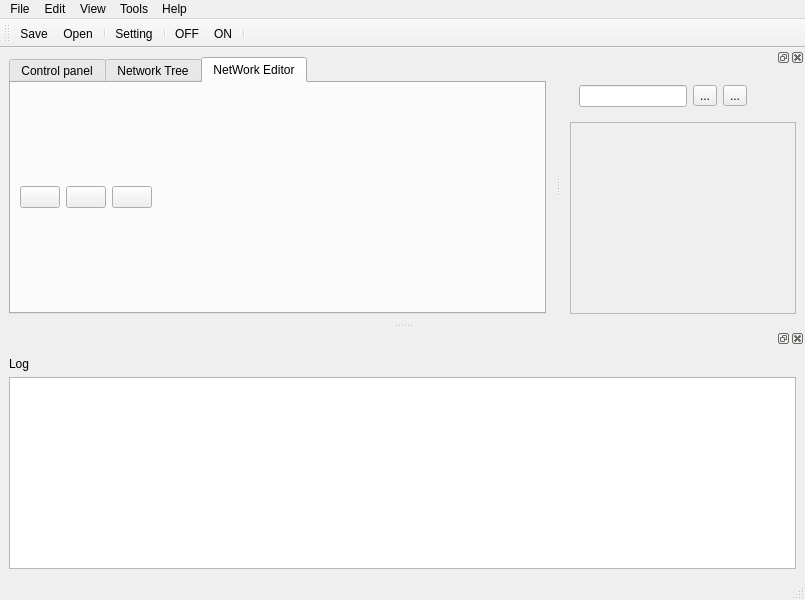
<?xml version="1.0" encoding="UTF-8"?>
<ui version="4.0">
 <class>MainWindow</class>
 <widget class="QMainWindow" name="MainWindow">
  <property name="geometry">
   <rect>
    <x>0</x>
    <y>0</y>
    <width>805</width>
    <height>600</height>
   </rect>
  </property>
  <property name="windowTitle">
   <string>MainWindow</string>
  </property>
  <widget class="QWidget" name="centralwidget">
   <layout class="QGridLayout" name="gridLayout">
    <item row="0" column="0">
     <widget class="QTabWidget" name="tabWidget">
      <property name="maximumSize">
       <size>
        <width>16777215</width>
        <height>16777215</height>
       </size>
      </property>
      <property name="currentIndex">
       <number>2</number>
      </property>
      <widget class="QWidget" name="tab">
       <attribute name="title">
        <string>Control panel</string>
       </attribute>
       <layout class="QGridLayout" name="gridLayout_4">
        <item row="0" column="0">
         <widget class="QTabWidget" name="tabWidget_2">
          <property name="currentIndex">
           <number>-1</number>
          </property>
         </widget>
        </item>
       </layout>
      </widget>
      <widget class="QWidget" name="tab_3">
       <attribute name="title">
        <string>Network Tree</string>
       </attribute>
       <layout class="QGridLayout" name="gridLayout_5">
        <item row="1" column="0">
         <layout class="QGridLayout" name="gridLayout_7" columnstretch="0">
          <property name="horizontalSpacing">
           <number>0</number>
          </property>
          <item row="3" column="0">
           <spacer name="verticalSpacer_2">
            <property name="orientation">
             <enum>Qt::Vertical</enum>
            </property>
            <property name="sizeHint" stdset="0">
             <size>
              <width>20</width>
              <height>40</height>
             </size>
            </property>
           </spacer>
          </item>
          <item row="0" column="0">
           <widget class="QSlider" name="verticalSlider">
            <property name="orientation">
             <enum>Qt::Vertical</enum>
            </property>
           </widget>
          </item>
          <item row="2" column="0">
           <widget class="QPushButton" name="pushButton_5">
            <property name="text">
             <string/>
            </property>
            <property name="icon">
             <iconset>
              <normaloff>share/rcmanager/simulatorOFF.png</normaloff>share/rcmanager/simulatorOFF.png</iconset>
            </property>
           </widget>
          </item>
          <item row="1" column="0">
           <widget class="QPushButton" name="pushButton_4">
            <property name="text">
             <string/>
            </property>
            <property name="icon">
             <iconset>
              <normaloff>share/rcmanager/simulionOn.png</normaloff>share/rcmanager/simulionOn.png</iconset>
            </property>
           </widget>
          </item>
         </layout>
        </item>
        <item row="1" column="1">
         <widget class="QFrame" name="frame">
          <property name="frameShape">
           <enum>QFrame::StyledPanel</enum>
          </property>
          <property name="frameShadow">
           <enum>QFrame::Raised</enum>
          </property>
          <layout class="QGridLayout" name="gridLayout_8"/>
         </widget>
        </item>
       </layout>
      </widget>
      <widget class="QWidget" name="tab_2">
       <attribute name="title">
        <string>NetWork Editor</string>
       </attribute>
       <layout class="QVBoxLayout" name="verticalLayout_2" stretch="0">
        <property name="spacing">
         <number>0</number>
        </property>
        <property name="margin">
         <number>0</number>
        </property>
        <item>
         <widget class="QWidget" name="widget_2" native="true">
          <layout class="QHBoxLayout" name="horizontalLayout_2">
           <item>
            <widget class="QPushButton" name="pushButton">
             <property name="text">
              <string/>
             </property>
             <property name="icon">
              <iconset>
               <normaloff>share/rcmanager/refresh.png</normaloff>share/rcmanager/refresh.png</iconset>
             </property>
            </widget>
           </item>
           <item>
            <widget class="QPushButton" name="pushButton_3">
             <property name="text">
              <string/>
             </property>
             <property name="icon">
              <iconset>
               <normaloff>share/rcmanager/networkSettings.png</normaloff>share/rcmanager/networkSettings.png</iconset>
             </property>
            </widget>
           </item>
           <item>
            <widget class="QPushButton" name="pushButton_2">
             <property name="text">
              <string/>
             </property>
             <property name="icon">
              <iconset>
               <normaloff>share/rcmanager/1465594390_sign-add.png</normaloff>share/rcmanager/1465594390_sign-add.png</iconset>
             </property>
            </widget>
           </item>
           <item>
            <spacer name="horizontalSpacer_2">
             <property name="orientation">
              <enum>Qt::Horizontal</enum>
             </property>
             <property name="sizeHint" stdset="0">
              <size>
               <width>40</width>
               <height>20</height>
              </size>
             </property>
            </spacer>
           </item>
          </layout>
         </widget>
        </item>
       </layout>
      </widget>
     </widget>
    </item>
   </layout>
  </widget>
  <widget class="QMenuBar" name="menubar">
   <property name="geometry">
    <rect>
     <x>0</x>
     <y>0</y>
     <width>805</width>
     <height>25</height>
    </rect>
   </property>
   <widget class="QMenu" name="menuFile">
    <property name="title">
     <string>File</string>
    </property>
    <addaction name="actionOpen"/>
    <addaction name="actionSave"/>
    <addaction name="actionUndock"/>
    <addaction name="actionExit"/>
   </widget>
   <widget class="QMenu" name="menuSimulations">
    <property name="title">
     <string>Tools</string>
    </property>
    <widget class="QMenu" name="menuSimulator">
     <property name="title">
      <string>Simulator</string>
     </property>
     <addaction name="actionSetting_2"/>
     <addaction name="actionON"/>
     <addaction name="actionOFF"/>
    </widget>
    <widget class="QMenu" name="menuControl_Panel">
     <property name="title">
      <string>Control Panel</string>
     </property>
     <addaction name="actionSetting_3"/>
    </widget>
    <widget class="QMenu" name="menuEditor">
     <property name="title">
      <string>Editor</string>
     </property>
     <addaction name="actionSetting_4"/>
    </widget>
    <addaction name="menuSimulator"/>
    <addaction name="menuControl_Panel"/>
    <addaction name="menuEditor"/>
   </widget>
   <widget class="QMenu" name="menuEdit">
    <property name="title">
     <string>Edit</string>
    </property>
    <addaction name="actionSetting"/>
   </widget>
   <widget class="QMenu" name="menuHelp">
    <property name="title">
     <string>Help</string>
    </property>
   </widget>
   <widget class="QMenu" name="menuView_2">
    <property name="title">
     <string>View</string>
    </property>
    <addaction name="actionEditor_2"/>
    <addaction name="actionControlPanel"/>
   </widget>
   <addaction name="menuFile"/>
   <addaction name="menuEdit"/>
   <addaction name="menuView_2"/>
   <addaction name="menuSimulations"/>
   <addaction name="menuHelp"/>
  </widget>
  <widget class="QStatusBar" name="statusbar"/>
  <widget class="QToolBar" name="toolBar">
   <property name="windowTitle">
    <string>toolBar</string>
   </property>
   <attribute name="toolBarArea">
    <enum>TopToolBarArea</enum>
   </attribute>
   <attribute name="toolBarBreak">
    <bool>false</bool>
   </attribute>
   <addaction name="actionSave"/>
   <addaction name="actionOpen"/>
   <addaction name="separator"/>
   <addaction name="actionSetting"/>
   <addaction name="separator"/>
   <addaction name="actionOFF"/>
   <addaction name="actionON"/>
   <addaction name="separator"/>
  </widget>
  <widget class="QDockWidget" name="dockWidget">
   <property name="sizePolicy">
    <sizepolicy hsizetype="Fixed" vsizetype="Fixed">
     <horstretch>0</horstretch>
     <verstretch>0</verstretch>
    </sizepolicy>
   </property>
   <property name="minimumSize">
    <size>
     <width>186</width>
     <height>197</height>
    </size>
   </property>
   <attribute name="dockWidgetArea">
    <number>8</number>
   </attribute>
   <widget class="QWidget" name="dockWidgetContents">
    <layout class="QGridLayout" name="gridLayout_3">
     <item row="2" column="0">
      <widget class="QTextBrowser" name="textBrowser"/>
     </item>
     <item row="0" column="0">
      <widget class="QLabel" name="label">
       <property name="text">
        <string>Log</string>
       </property>
      </widget>
     </item>
    </layout>
   </widget>
  </widget>
  <widget class="QDockWidget" name="dockWidget_2">
   <attribute name="dockWidgetArea">
    <number>2</number>
   </attribute>
   <widget class="QWidget" name="dockWidgetContents_2">
    <layout class="QGridLayout" name="gridLayout_2">
     <item row="1" column="0">
      <widget class="QScrollArea" name="scrollArea">
       <property name="widgetResizable">
        <bool>true</bool>
       </property>
       <widget class="QWidget" name="scrollAreaWidgetContents">
        <property name="geometry">
         <rect>
          <x>0</x>
          <y>0</y>
          <width>249</width>
          <height>212</height>
         </rect>
        </property>
        <layout class="QVBoxLayout" name="verticalLayout">
         <item>
          <spacer name="verticalSpacer">
           <property name="orientation">
            <enum>Qt::Vertical</enum>
           </property>
           <property name="sizeHint" stdset="0">
            <size>
             <width>20</width>
             <height>40</height>
            </size>
           </property>
          </spacer>
         </item>
        </layout>
       </widget>
      </widget>
     </item>
     <item row="0" column="0">
      <widget class="QWidget" name="widget" native="true">
       <layout class="QGridLayout" name="gridLayout_6">
        <item row="0" column="0">
         <layout class="QHBoxLayout" name="horizontalLayout">
          <item>
           <widget class="QLineEdit" name="lineEdit">
            <property name="text">
             <string/>
            </property>
           </widget>
          </item>
          <item>
           <widget class="QToolButton" name="toolButton_2">
            <property name="text">
             <string>...</string>
            </property>
            <property name="icon">
             <iconset>
              <normaloff>share/rcmanager/1465608687_search.png</normaloff>share/rcmanager/1465608687_search.png</iconset>
            </property>
           </widget>
          </item>
          <item>
           <widget class="QToolButton" name="toolButton">
            <property name="text">
             <string>...</string>
            </property>
            <property name="icon">
             <iconset>
              <normaloff>share/rcmanager/1465594390_sign-add.png</normaloff>share/rcmanager/1465594390_sign-add.png</iconset>
            </property>
           </widget>
          </item>
          <item>
           <spacer name="horizontalSpacer">
            <property name="orientation">
             <enum>Qt::Horizontal</enum>
            </property>
            <property name="sizeHint" stdset="0">
             <size>
              <width>40</width>
              <height>20</height>
             </size>
            </property>
           </spacer>
          </item>
         </layout>
        </item>
       </layout>
      </widget>
     </item>
    </layout>
   </widget>
  </widget>
  <action name="actionOpen">
   <property name="icon">
    <iconset>
     <normaloff>share/rcmanager/1465393728_open-file.png</normaloff>share/rcmanager/1465393728_open-file.png</iconset>
   </property>
   <property name="text">
    <string>Open</string>
   </property>
   <property name="shortcut">
    <string>Ctrl+O</string>
   </property>
  </action>
  <action name="actionSave">
   <property name="icon">
    <iconset>
     <normaloff>share/rcmanager/1465394415_floppy.png</normaloff>share/rcmanager/1465394415_floppy.png</iconset>
   </property>
   <property name="text">
    <string>Save</string>
   </property>
   <property name="shortcut">
    <string>Ctrl+S</string>
   </property>
  </action>
  <action name="actionEdit">
   <property name="text">
    <string>Edit</string>
   </property>
  </action>
  <action name="actionUndock">
   <property name="text">
    <string>Undock</string>
   </property>
  </action>
  <action name="actionExit">
   <property name="text">
    <string>Exit</string>
   </property>
  </action>
  <action name="actionSetting">
   <property name="icon">
    <iconset>
     <normaloff>share/rcmanager/1465394550_Settings.png</normaloff>share/rcmanager/1465394550_Settings.png</iconset>
   </property>
   <property name="text">
    <string>Setting</string>
   </property>
  </action>
  <action name="actionSetting_2">
   <property name="text">
    <string>Setting</string>
   </property>
  </action>
  <action name="actionON">
   <property name="icon">
    <iconset>
     <normaloff>share/rcmanager/simulionOn.png</normaloff>share/rcmanager/simulionOn.png</iconset>
   </property>
   <property name="text">
    <string>ON</string>
   </property>
  </action>
  <action name="actionOFF">
   <property name="icon">
    <iconset>
     <normaloff>share/rcmanager/simulatorOFF.png</normaloff>share/rcmanager/simulatorOFF.png</iconset>
   </property>
   <property name="text">
    <string>OFF</string>
   </property>
  </action>
  <action name="actionSetting_3">
   <property name="text">
    <string>Setting</string>
   </property>
  </action>
  <action name="actionSetting_4">
   <property name="text">
    <string>Setting</string>
   </property>
  </action>
  <action name="actionEditor_2">
   <property name="text">
    <string>Editor</string>
   </property>
  </action>
  <action name="actionControlPanel">
   <property name="text">
    <string>ControlPanel</string>
   </property>
  </action>
 </widget>
 <resources/>
 <connections/>
</ui>
